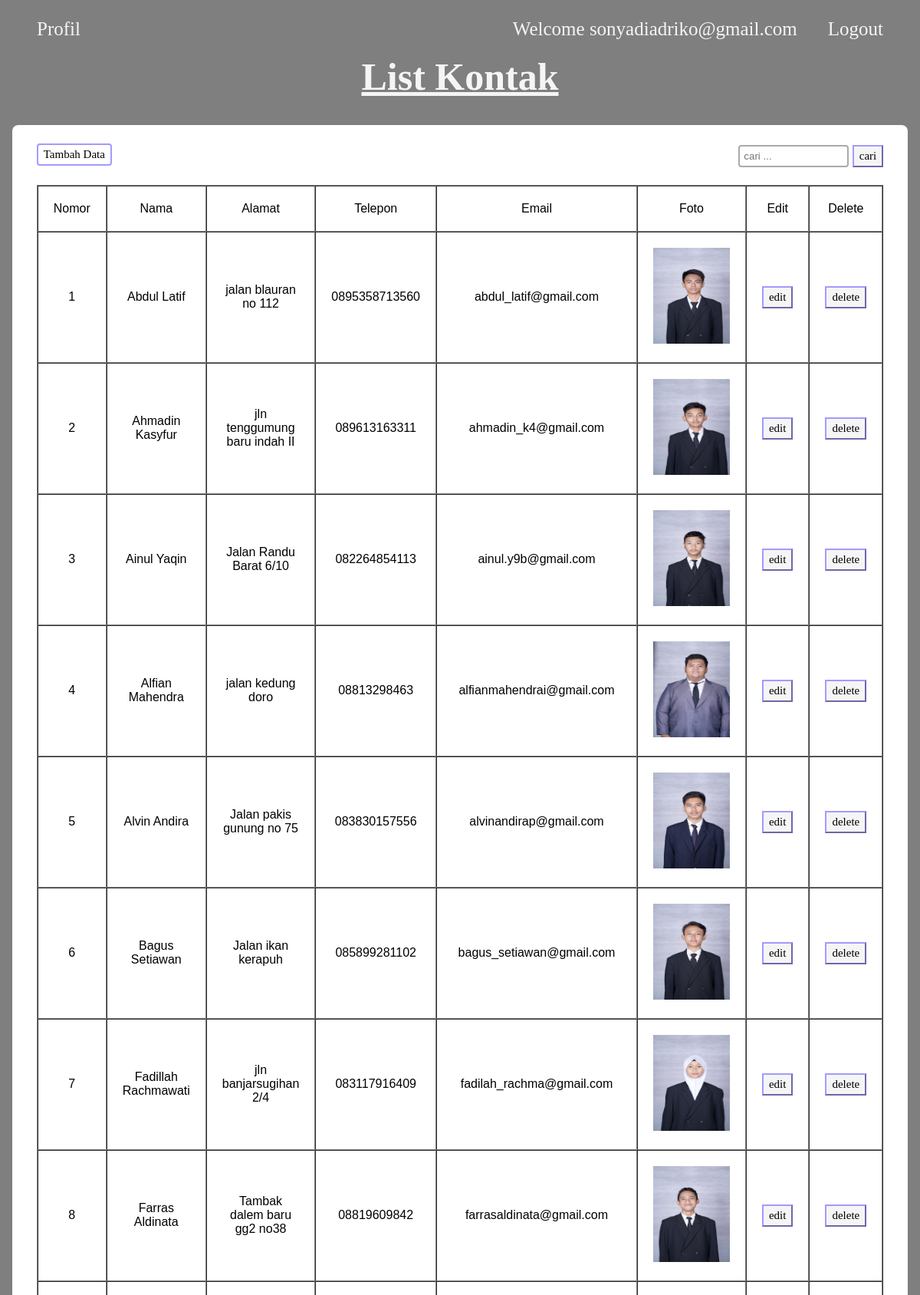
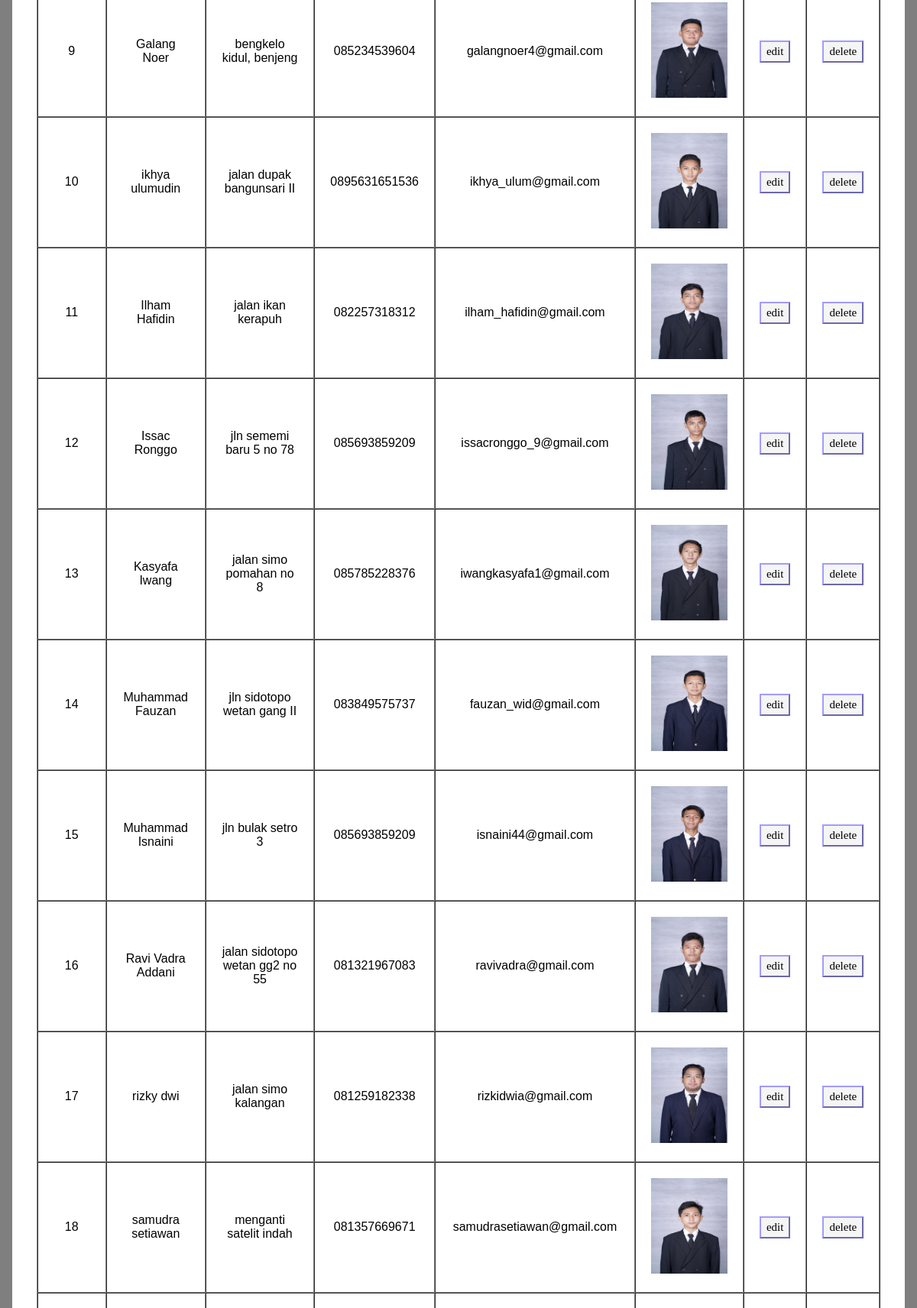
Page /welcome.php (signed in, upper part) on the committed database (2 pictures, top to bottom).
### tables this page shows
CREATE TABLE `kontak` (
  `idKontak` varchar(5) NOT NULL,
  `kodeAkun` varchar(5) DEFAULT NULL,
  `namaKontak` varchar(255) NOT NULL,
  `alamatKontak` varchar(255) NOT NULL,
  `tlpKontak` varchar(20) NOT NULL,
  `emailKontak` varchar(30) NOT NULL,
  `fotoKontak` varchar(255) NOT NULL
);

### welcome.php (the view, shortened to what this page needs)
<?php
include 'koneksi.php';
$sesiakun = $_SESSION['kodeAkun'];
$get_data = mysqli_query($conn, "select * from kontak WHERE kodeAkun = '$sesiakun' order by namaKontak ");
?>
<!DOCTYPE html>
<html lang="en">
<head>
	<link rel="stylesheet" type="text/css" href="stylewelcome.css">
</head>
<body>
	<header id="header" class="navbar">
		<ul>
			<li style = "float:left"><a href="profile.php">Profil</a></li>
			<li style = "float:right"><a href="logout.php">Logout</a></li>
			<li style="float: right; margin-top: -25px;"><?php echo "<p>Welcome " . $_SESSION["emailAkun"] . "</p>"; ?></li>
		</ul>
</header>
<h1><a href="welcome.php" style="text-decoration: none; list-style: none; color: whitesmoke">List Kontak</a></h1>
	<div class="container">
		<a href="tambah_data.php"><button name="tambah_data" class="btn">Tambah Data</button></a>
		<form action="" method="post" class="formsearch">
		<input type="text" name="search" placeholder="cari ...">
		<input type="submit" name="cari" value="cari">
		</form>
		<br>
		<br>
		<br>
		<table border="1"  cellpadding="20" cellspacing="0">
			<tr>
				<td>Nomor</td>
				<td width="20%">Nama</td>
				<td width="30%">Alamat</td>
				<td width="10%">Telepon</td>
				<td width="10%">Email</td>
				<td width="20%">Foto</td>
				<td>Edit</td>
				<td>Delete</td>
			</tr>
		<?php
		$nomor = 1;
		while ($display=mysqli_fetch_array($get_data)){
			$idKontak = $display['idKontak'];
			$nama = $display['namaKontak'];
			$alamat = $display['alamatKontak'];
			$tlp = $display['tlpKontak'];
			$email = $display['emailKontak'];
			$foto = $display['fotoKontak'];
			?>
			<tr>
				<td><?php echo $nomor ?></td>
				<td><?php echo $nama ?></td>
				<td><?php echo $alamat ?></td>
				<td><?php echo $tlp ?></td>
				<td><?php echo $email ?></td>
				<td><img src="gambar/<?php echo $foto ?>" width="100px" height="125px"></td>
				<td><a href='update_kontak.php?GetID=<?php echo $idKontak ?>'><input type='submit' value='edit' id='editbtn'></a></td>
				<td><a href='delete.php?Del=<?php echo $idKontak ?>'><input type='submit' value='delete' id='deletebtn'></a></td>
			</tr>
			<?php
			$nomor++;
		}
	?>
	</table>
	</div>
</body>
</html>

### stylewelcome.css (style rules this page uses)
body { background-image: linear-gradient(rgba(0,0,0,.5), rgba(0,0,0,.5)), url(bg.jpg); background-position: center; background-size: cover; justify-content: center; align-items: center; }
header { width: 100%; height: 60px; background-color: transparent; overflow: hidden; }
header ul { list-style-type: none; text-decoration: none; font-family: Tw cen mt; }
header li { margin-right: 40px; float: left; }
header ul li a { font-size: 25px; text-decoration: none; color: whitesmoke; }
header ul li p { font-size: 25px; text-decoration: none; color: whitesmoke; }
h1 { margin-top: 3px; color: whitesmoke; float : center; float: center; text-align: center; font-size: 50px; font-family: Tw cen mt; text-decoration: underline; }
.container { background-color: white; width: min-content; height: min-content; padding: 1.5rem 2rem; border-radius: 0.5rem; text-align: center; margin: auto; color: black; font-family: 'Tw cen mt', sans-serif; }
table { text-align: center; float: center; }
.formsearch { float: right; }
input[type=text] { width: 130px; border: 2px solid #aaa; border-radius: 4px; margin: 2px 0; outline:none; padding: 5px; }
input[type=submit] { background-color: whitesmoke; border-color: #a29bfe; font-family: Geometr415 Blk BT; color: black; padding: 4px 7px; text-align: center; text-decoration: none; display: inline-block; font-size: 15px; }
button { float:left; border: 2px solid #a29bfe; background-color: white; border-color: #a29bfe; border-radius: 4px; font-family: Geometr415 Blk BT; color: black; padding: 4px 7px; text-align: center; text-decoration: none; display: inline-block; font-size: 15px; }

### rows in the picture
kontak: namaKontak "Abdul Latif", alamatKontak "jalan blauran no 112", tlpKontak "0895358713560", emailKontak "abdul_latif@gmail.com", fotoKontak (picture)
kontak: namaKontak "Ahmadin Kasyfur", alamatKontak "jln tenggumung baru indah II", tlpKontak "089613163311", emailKontak "ahmadin_k4@gmail.com", fotoKontak (picture)
kontak: namaKontak "Ainul Yaqin", alamatKontak "Jalan Randu Barat 6/10", tlpKontak "082264854113", emailKontak "ainul.y9b@gmail.com", fotoKontak (picture)
kontak: namaKontak "Alfian Mahendra", alamatKontak "jalan kedung doro", tlpKontak "08813298463", emailKontak "alfianmahendrai@gmail.com", fotoKontak (picture)
kontak: namaKontak "Alvin Andira", alamatKontak "Jalan pakis gunung no 75", tlpKontak "083830157556", emailKontak "alvinandirap@gmail.com", fotoKontak (picture)
kontak: namaKontak "Bagus Setiawan", alamatKontak "Jalan ikan kerapuh", tlpKontak "085899281102", emailKontak "bagus_setiawan@gmail.com", fotoKontak (picture)
kontak: namaKontak "Fadillah Rachmawati", alamatKontak "jln banjarsugihan 2/4", tlpKontak "083117916409", emailKontak "fadilah_rachma@gmail.com", fotoKontak (picture)
kontak: namaKontak "Farras Aldinata", alamatKontak "Tambak dalem baru gg2 no38", tlpKontak "08819609842", emailKontak "farrasaldinata@gmail.com", fotoKontak (picture)
kontak: namaKontak "Galang Noer", alamatKontak "bengkelo kidul, benjeng", tlpKontak "085234539604", emailKontak "galangnoer4@gmail.com", fotoKontak (picture)
kontak: namaKontak "ikhya ulumudin", alamatKontak "jalan dupak bangunsari II", tlpKontak "0895631651536", emailKontak "ikhya_ulum@gmail.com", fotoKontak (picture)
kontak: namaKontak "Ilham Hafidin", alamatKontak "jalan ikan kerapuh", tlpKontak "082257318312", emailKontak "ilham_hafidin@gmail.com", fotoKontak (picture)
kontak: namaKontak "Issac Ronggo", alamatKontak "jln sememi baru 5 no 78", tlpKontak "085693859209", emailKontak "issacronggo_9@gmail.com", fotoKontak (picture)
kontak: namaKontak "Kasyafa Iwang", alamatKontak "jalan simo pomahan no 8", tlpKontak "085785228376", emailKontak "iwangkasyafa1@gmail.com", fotoKontak (picture)
kontak: namaKontak "Muhammad Fauzan", alamatKontak "jln sidotopo wetan gang II", tlpKontak "083849575737", emailKontak "fauzan_wid@gmail.com", fotoKontak (picture)
kontak: namaKontak "Muhammad Isnaini", alamatKontak "jln bulak setro 3", tlpKontak "085693859209", emailKontak "isnaini44@gmail.com", fotoKontak (picture)
kontak: namaKontak "Ravi Vadra Addani", alamatKontak "jalan sidotopo wetan gg2 no 55", tlpKontak "081321967083", emailKontak "ravivadra@gmail.com", fotoKontak (picture)
kontak: namaKontak "rizky dwi", alamatKontak "jalan simo kalangan", tlpKontak "081259182338", emailKontak "rizkidwia@gmail.com", fotoKontak (picture)
kontak: namaKontak "samudra setiawan", alamatKontak "menganti satelit indah", tlpKontak "081357669671", emailKontak "samudrasetiawan@gmail.com", fotoKontak (picture)

### other values in the picture
$_SESSION["emailAkun"] "sonyadiadriko@gmail.com"
